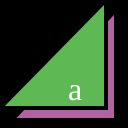
Frame 1 (no input)
Frame 60 (no input): identical to frame 1, image omitted
Frame 120 (the mouse pressed at the canvas centre since frame 60): identical to frame 1, image omitted

The p5.js sketch that drew this single still picture (run headless with seeded random() and noise() and a simulated clock; from frame 60 on, the mouse is pressed at the canvas centre):

// p5.js sketch
// ── sketch.js
function setup() {
  createCanvas(128,128);
}

function draw() {
  background(0);
  strokeWeight(4);
  fill(178, 100, 162);
  triangle(12,120,116,120,116,10);
  fill(94, 185, 84);
  triangle(0,108,106,108,106,0);
  fill(255);
  textSize(32);
  textFont("serif");
  text("a", 68, 100);
}
